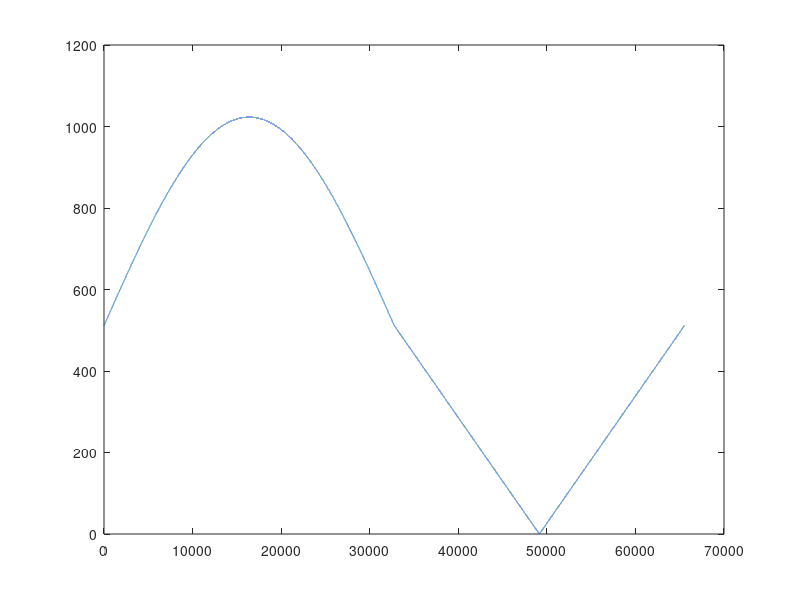

Reproduce this figure in MATLAB.
width = 10;
length = 2 ^ 16;
M = 2 ^ width - 1;
t = linspace(0, pi, length / 2);
data_1 = M * 0.5 * (sin(t) + 1);
k = linspace(0, 1, length / 2);
data_2 = M * abs(k - 0.5);
data = [data_1, data_2];
plot(data);

fout = fopen('init_bram_saw_sin.coe', 'w');
fprintf(fout, 'memory_initialization_radix=10;\n');
fprintf(fout, 'memory_initialization_vector =\n');
for i = 1 : 65536
    if (i ~= 65536)
        fprintf(fout, '%.0f, ', data(i));
    else
        fprintf(fout, '%10.0f;', data(i));
    end
end
fclose(fout);

figure;
%phase_inc = 50;
